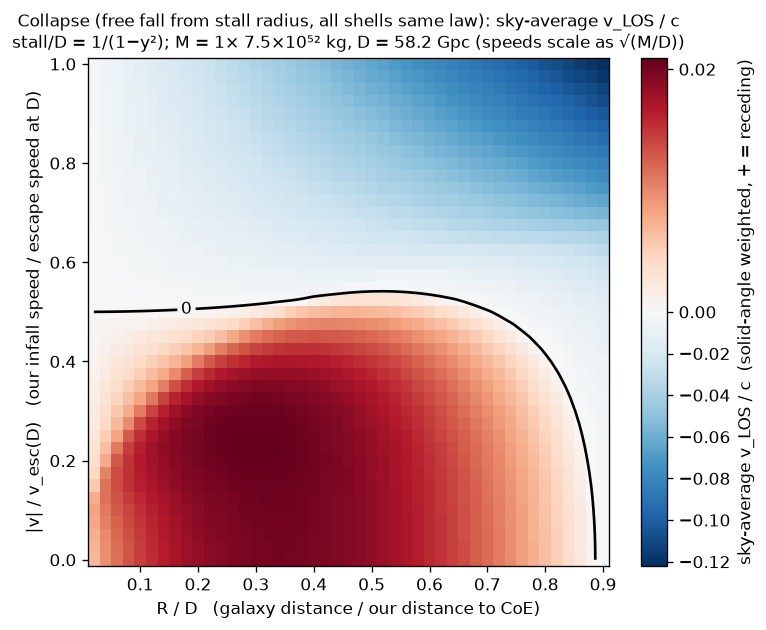

Generate this figure with Python:
import numpy as np, matplotlib; matplotlib.use("Agg"); import matplotlib.pyplot as plt
exec(open("rel_vel_collapse_combo_c.py").read().split("sets=")[0])
D=58.2; X=np.linspace(0.02,0.9,45); Y=np.linspace(0,1,41)
def frac(x,y):
    rst=np.inf if y>=1 else D/(1-y**2); yy=curve(1,D,x*D,rst); return (w*yy).sum()/w.sum()
Z=np.array([[frac(x,y) for x in X] for y in Y]); print("range %.4f – %.4f"%(Z.min(),Z.max()))
f,ax=plt.subplots(figsize=(7,5.5)); pc=ax.pcolormesh(X,Y,Z,norm=matplotlib.colors.TwoSlopeNorm(0),cmap="RdBu_r",shading="auto")
cs=ax.contour(X,Y,Z,[0],colors="k",linewidths=1.6); ax.clabel(cs,fmt="0")
for p in cs.allsegs[0]:
    for x in (0.05,0.25,0.5,0.9):
        i=np.argmin(abs(p[:,0]-x)); print("x=%.2f y0=%.3f"%(p[i,0],p[i,1]))
ax.set_xlabel("R / D   (galaxy distance / our distance to CoE)"); ax.set_ylabel("|v| / v_esc(D)   (our infall speed / escape speed at D)")
plt.colorbar(pc,label="sky-average v_LOS / c  (solid-angle weighted, + = receding)")
ax.set_title("Collapse (free fall from stall radius, all shells same law): sky-average v_LOS / c\nstall/D = 1/(1−y²); M = 1× 7.5×10⁵² kg, D = 58.2 Gpc (speeds scale as √(M/D))",fontsize=10)
f.savefig("heat_skymean_RD_vvesc.png",dpi=120,bbox_inches="tight")
